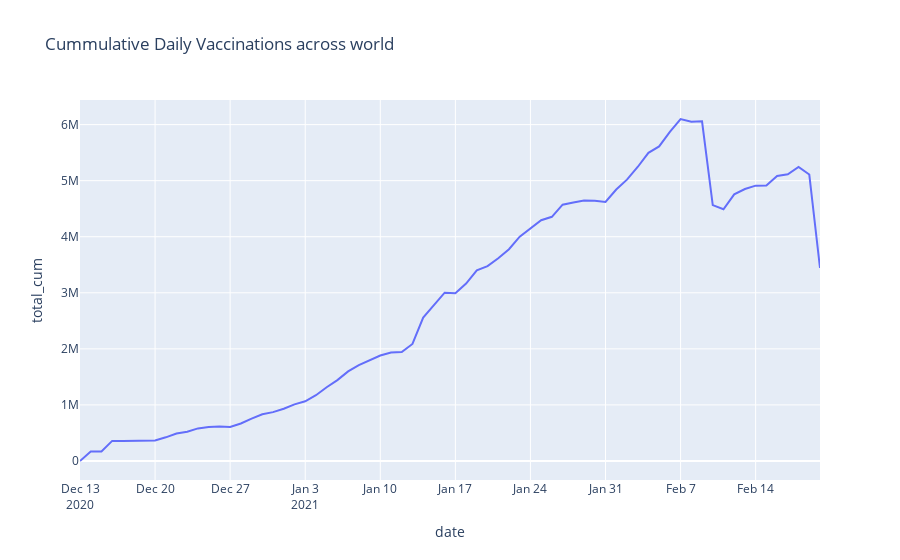

Notebook source saved alongside this figure:
### Code cell
import plotly.express as px
fig = px.line(df_covid_vacc_daily,x='date',y='total_cum',title='Cummulative Daily Vaccinations across world')
fig.show()
